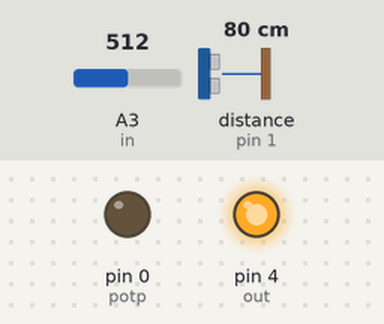
This sketch was run on a simulated Arduino Uno, built with avr-gcc and run on an emulated ATmega328P. Parts: output pins drawn as LEDs (lit = HIGH). The inputs (shaded band) are chosen by the test bench; at power-on: distance to the obstacle (sensor on pin 1) 80 cm, A3 (in) = 512. The echo pulse lasts 58.3 µs per cm.

Above: at 1.2 s.
1.3 s: distance to the obstacle (sensor on pin 1) set to 104 cm
2.8 s: distance to the obstacle (sensor on pin 1) set to 112 cm
At 3.4 s:
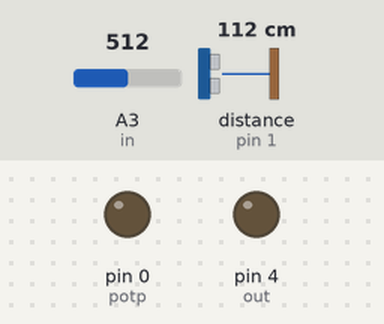
4.3 s: distance to the obstacle (sensor on pin 1) set to 2 cm
At 5.4 s:
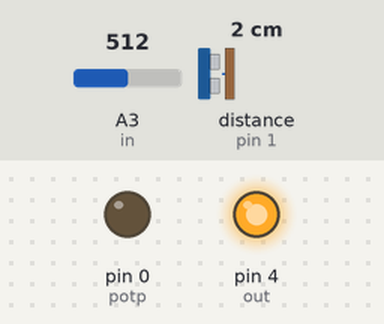
5.8 s: distance to the obstacle (sensor on pin 1) set to 120 cm
At 6.8 s:
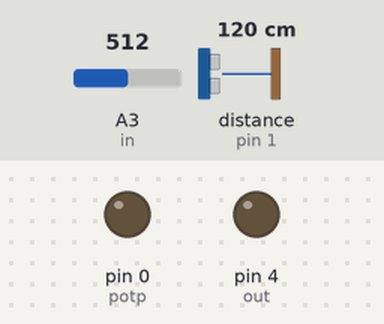
Timing chart, 0 to 8.3 s (numbered marks = the images above; inputs shaded):
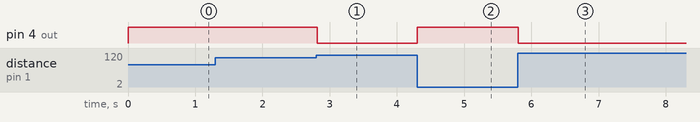

The sketch:

attiny_hcsr04_test.ino
```cpp
#include <HCSR04.h>

HCSR04 hc(2, 1); //initialisation class HCSR04 (trig pin , echo pin)
int out = 4;
int in = 3;
int potp = 0;

void setup()
{
  pinMode(out, OUTPUT);
  pinMode(in, INPUT);
  pinMode(potp, OUTPUT);
}

void loop()
{
  digitalWrite(potp, LOW);
  int ran = analogRead(in);
  int dis;
  dis = map(ran, 0, 1023, 20, 200);

  {
    if (hc.dist() < dis)
      digitalWrite(out, HIGH);
    else
      digitalWrite(out, LOW);
  }
}
```

Measured:
- the behaviour switches between 109 and 110 cm on distance to the obstacle (sensor on pin 1) (found by bisection; images 0 and 1)
- after the input at 1.3 s, every drawn part: stays the same
- after the input at 2.8 s, pin 4 (out): HIGH → LOW at once
- after the input at 4.3 s, pin 4 (out): LOW → HIGH at once
- after the input at 5.8 s, pin 4 (out): HIGH → LOW at once
